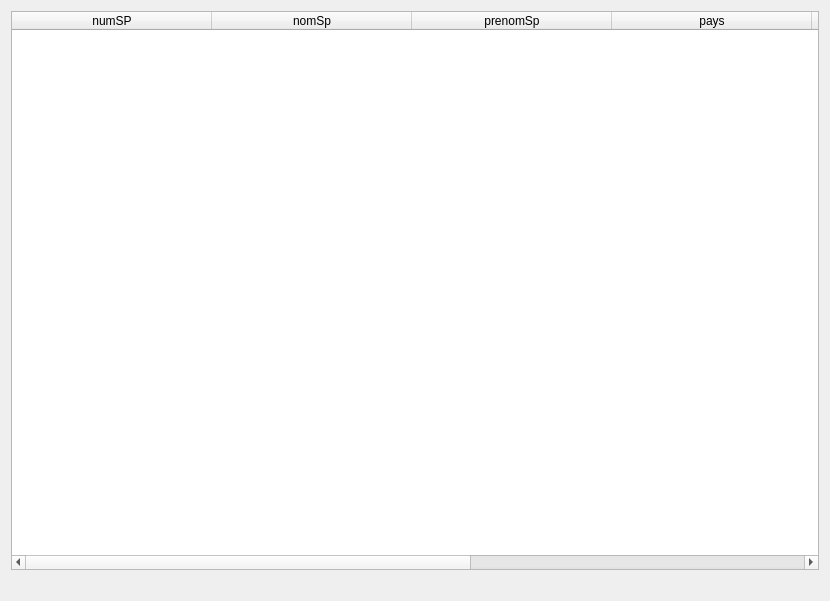
<?xml version="1.0" encoding="UTF-8"?>
<ui version="4.0">
 <class>fct_comp_11</class>
 <widget class="QDialog" name="fct_comp_11">
  <property name="geometry">
   <rect>
    <x>0</x>
    <y>0</y>
    <width>830</width>
    <height>601</height>
   </rect>
  </property>
  <property name="windowTitle">
   <string>1.2</string>
  </property>
  <layout class="QVBoxLayout" name="verticalLayout">
   <item>
    <widget class="QTableWidget" name="table_fct_comp_11">
     <attribute name="horizontalHeaderMinimumSectionSize">
      <number>50</number>
     </attribute>
     <attribute name="horizontalHeaderDefaultSectionSize">
      <number>200</number>
     </attribute>
     <attribute name="horizontalHeaderStretchLastSection">
      <bool>true</bool>
     </attribute>
     <attribute name="verticalHeaderVisible">
      <bool>false</bool>
     </attribute>
     <column>
      <property name="text">
       <string>numSP</string>
      </property>
     </column>
     <column>
      <property name="text">
       <string>nomSp</string>
      </property>
     </column>
     <column>
      <property name="text">
       <string>prenomSp</string>
      </property>
     </column>
     <column>
      <property name="text">
       <string>pays</string>
      </property>
     </column>
     <column>
      <property name="text">
       <string>categorieSp</string>
      </property>
     </column>
     <column>
      <property name="text">
       <string>dateNaisSp</string>
      </property>
     </column>
     <column>
      <property name="text">
       <string>ageSp</string>
      </property>
     </column>
    </widget>
   </item>
   <item>
    <widget class="QLabel" name="label_fct_comp_11">
     <property name="text">
      <string/>
     </property>
     <property name="alignment">
      <set>Qt::AlignCenter</set>
     </property>
    </widget>
   </item>
  </layout>
 </widget>
 <resources/>
 <connections/>
</ui>
